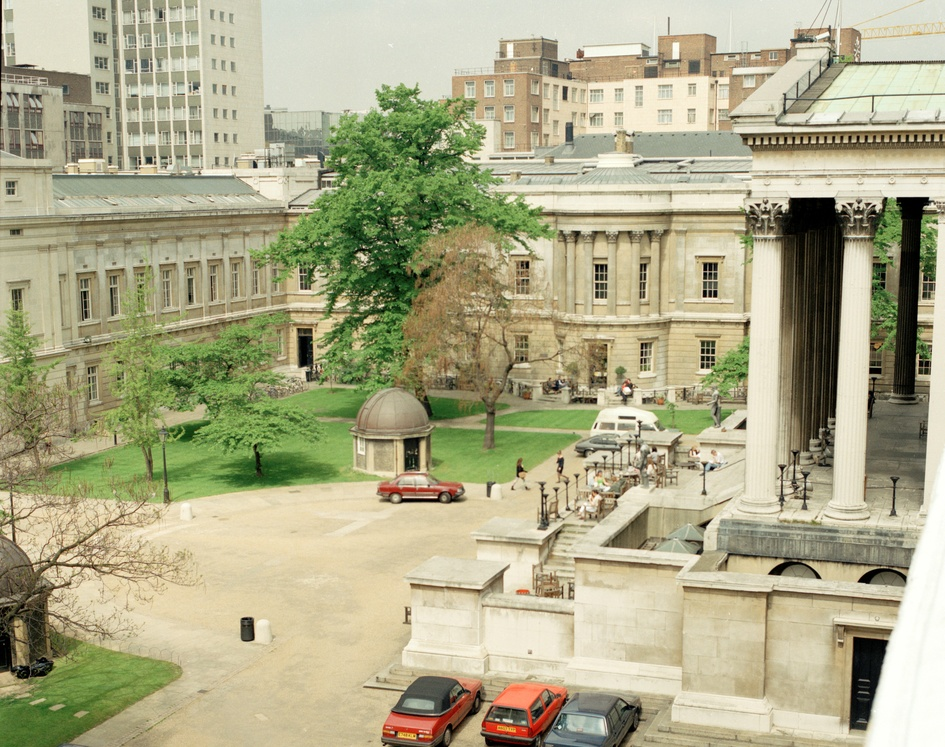
#> input picture COMP0241_CV/Lab1/dataset/UCLQuad_21May91.jpg, 945 x 747 px, shrunk from 4235 x 3347 before the run
$ python -i Task1.py   (imports and definitions only)
#> lines starting #> are read from the running program, lines starting #| are printed output that depends on the picture; after the words box and inside, x2 and y2 are one past the last pixel; in counts of white or black regions, pixels touching at a corner belong together
import cv2
import numpy as np
from matplotlib import pyplot as plt
import os

# Task1.a -- Algorithm 1: Region Extraction Based on Color Thresholding and Morphological Operations
def process_image(image_path):
    """
    Process an image to extract regions matching a specific HSV color range and visualize the results.

    Args:
        image_path (str): Path to the input image.
    Returns:
        None
    """
#> called with image_path = '../Lab1/dataset/UCLQuad_21May91.jpg'

    image = cv2.imread(image_path)
#> image is the input picture: shape (747, 945, 3); mean B, G, R 136.5, 169.9, 172.7

    if image is None:
        print(f"Error: Unable to load image at {image_path}")
        return

    hsv = cv2.cvtColor(image, cv2.COLOR_BGR2HSV)
#> hsv: shape (747, 945, 3); mean H, S, V 28.5, 68, 177.4

    lower_hsv = (80, 20, 50)
    upper_hsv = (130, 255, 255)


    mask = cv2.inRange(hsv, np.array(lower_hsv), np.array(upper_hsv))
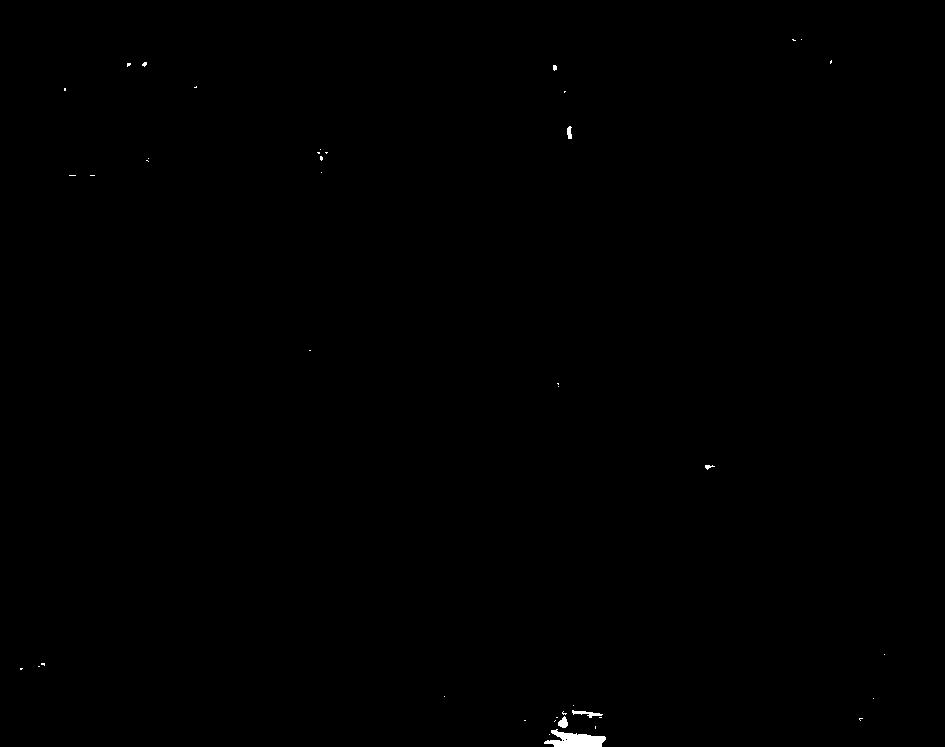
#> mask: shape (747, 945); 0.16% white; 41 white regions (35 under 20 px), largest, box (x1, y1, x2, y2) and area: (544, 729, 606, 747) 674, (572, 710, 603, 718) 101, (558, 716, 568, 728) 79, (567, 126, 572, 139) 51, (705, 465, 715, 470) 26, (553, 65, 557, 71) 20

    kernel = cv2.getStructuringElement(cv2.MORPH_ELLIPSE, (5, 5))
    mask = cv2.morphologyEx(mask, cv2.MORPH_CLOSE, kernel)
    mask = cv2.morphologyEx(mask, cv2.MORPH_OPEN, kernel)
#> mask: shape (747, 945); 0.11% white; 4 white regions (1 under 20 px), largest, box (x1, y1, x2, y2) and area: (550, 730, 606, 747) 668, (556, 717, 568, 728) 91, (587, 712, 595, 718) 34

    edges = cv2.Canny(mask, 50, 150)
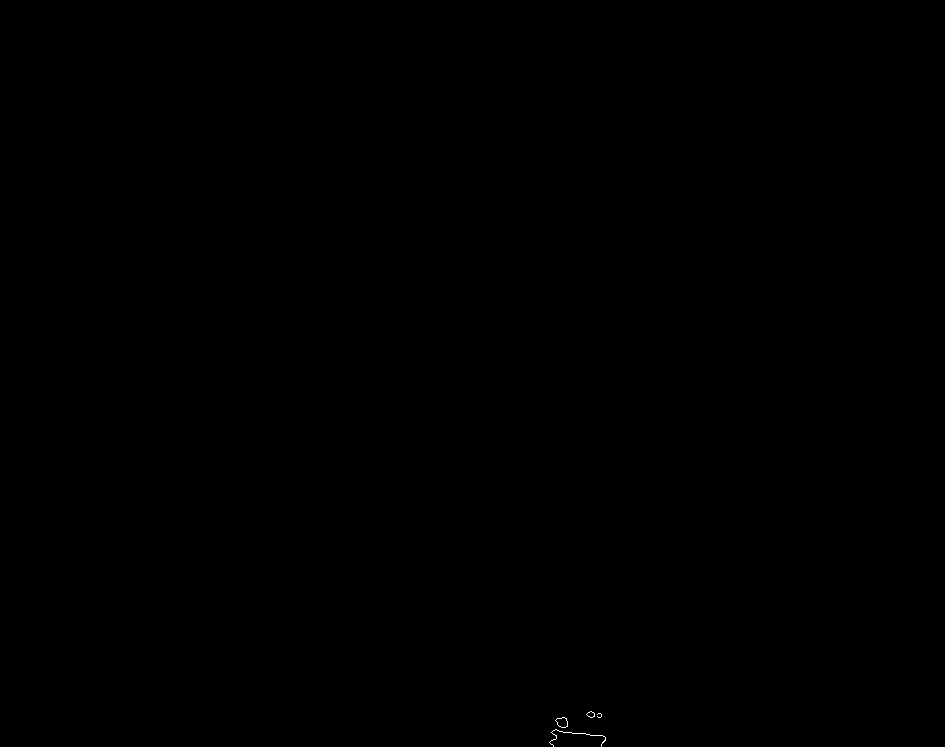
#> edges: shape (747, 945); 0.02% white in thin lines or dots, all inside (x1, y1, x2, y2) = (549, 711, 606, 747)

    contours, _ = cv2.findContours(edges.copy(), cv2.RETR_EXTERNAL, cv2.CHAIN_APPROX_SIMPLE)
#> contours = 4 contours, 2 with area under 20; largest, box (x1, y1, x2, y2) and area: (555, 717, 568, 728) 88, (586, 711, 595, 718) 32

    binary_mask = np.zeros_like(mask)

    if contours:
        contour = max(contours, key=cv2.contourArea)
#> contour = contour of 17 points, box (x1, y1, x2, y2) (555, 717, 568, 728), area 88

        if len(contour) >= 5:
            ellipse = cv2.fitEllipse(contour)
#> ellipse = ((561.9, 721.9), (9.82, 12.8), 116)
            cv2.ellipse(binary_mask, ellipse, 255, -1)
#> binary_mask: shape (747, 945); 0.02% white; 1 white region, box (x1, y1, x2, y2) and area: (556, 717, 569, 728) 117
        else:
            (x, y), radius = cv2.minEnclosingCircle(contour)
            center = (int(x), int(y))
            radius = int(radius)
            cv2.circle(binary_mask, center, radius, 255, -1)

    white_background = np.ones_like(image) * 255

    extracted_region = np.where(binary_mask[..., None] == 255, image, white_background)

    plt.figure(figsize=(15, 5))

    plt.subplot(1, 3, 1)
    plt.title("Original Image")
    plt.imshow(cv2.cvtColor(image, cv2.COLOR_BGR2RGB))
    plt.axis("off")

    plt.subplot(1, 3, 2)
    plt.title("Binary Mask")
    plt.imshow(binary_mask, cmap="gray")
    plt.axis("off")

    plt.subplot(1, 3, 3)
    plt.title("Extracted Region")
    plt.imshow(cv2.cvtColor(extracted_region, cv2.COLOR_BGR2RGB))
    plt.axis("off")

    plt.tight_layout()
    plt.show()
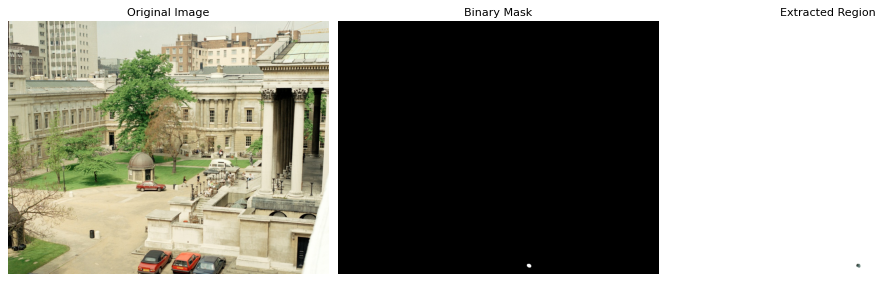
#> figure drawn by matplotlib, 3 panels

    overlay = image.copy()
    overlay[binary_mask == 255] = (255, 255, 165)
#> overlay: shape (747, 945, 3); 0.02% of pixels changed, all inside (x1, y1, x2, y2) = (556, 717, 569, 728)

    alpha = 0.5
    blended = cv2.addWeighted(image, 1 - alpha, overlay, alpha, 0)

    plt.figure(figsize=(10, 5))

    plt.subplot(1, 2, 1)
    plt.title("Original Image")
    plt.imshow(cv2.cvtColor(image, cv2.COLOR_BGR2RGB))
    plt.axis("off")

    plt.subplot(1, 2, 2)
    plt.title("Original + Mask")
    plt.imshow(cv2.cvtColor(blended, cv2.COLOR_BGR2RGB))
    plt.axis("off")

    plt.tight_layout()
    plt.show()
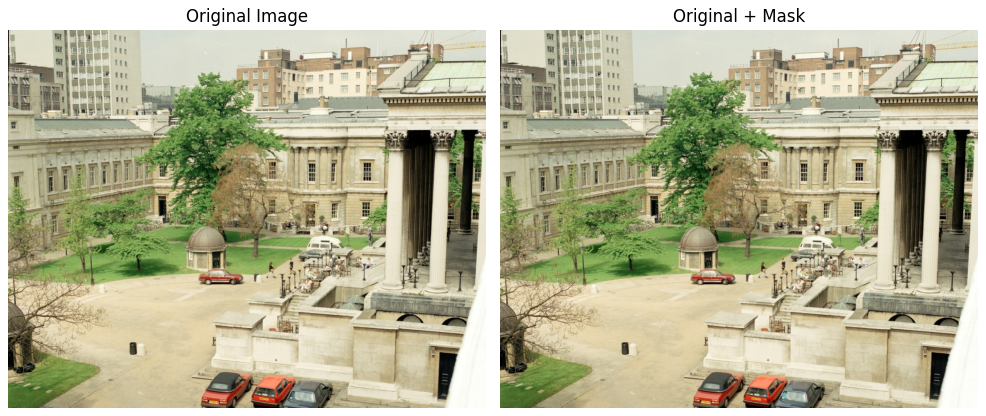
#> figure drawn by matplotlib, 2 panels

# Task1.a -- Algorithm 2: Circular Detection Using Hough Transform
# [212 lines left out: functions process_hough_circle, detect_largest_circle, calculate_roc_curve, calculate_roc_points, not called in this run]

>>> result = process_image('../Lab1/dataset/UCLQuad_21May91.jpg')

$ run again, on COMP0241_CV/Lab1/dataset/UCL_21May1991.jpg
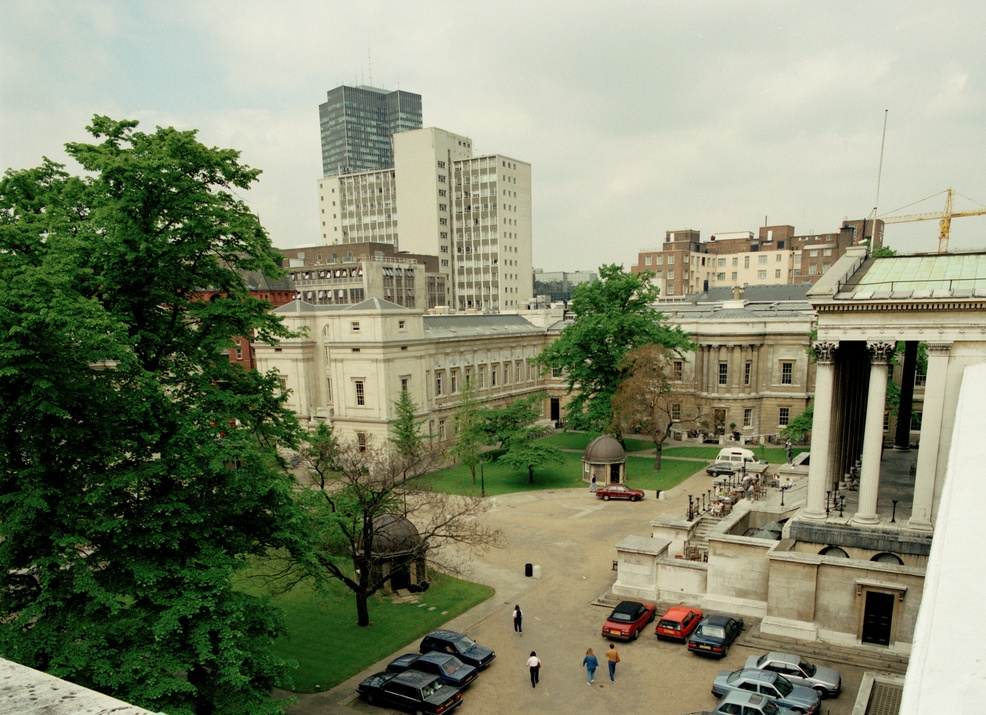
#> input picture COMP0241_CV/Lab1/dataset/UCL_21May1991.jpg, 986 x 715 px, shrunk from 4062 x 2947 before the run
#> in process_image, image is the input picture: shape (715, 986, 3); mean B, G, R 110.7, 137, 131.7
#> hsv: shape (715, 986, 3); mean H, S, V 38.6, 89.5, 140.4
#> in process_image, `mask = cv2.inRange(hsv, np.array(lower_hsv), np.array(upper_hsv))`:
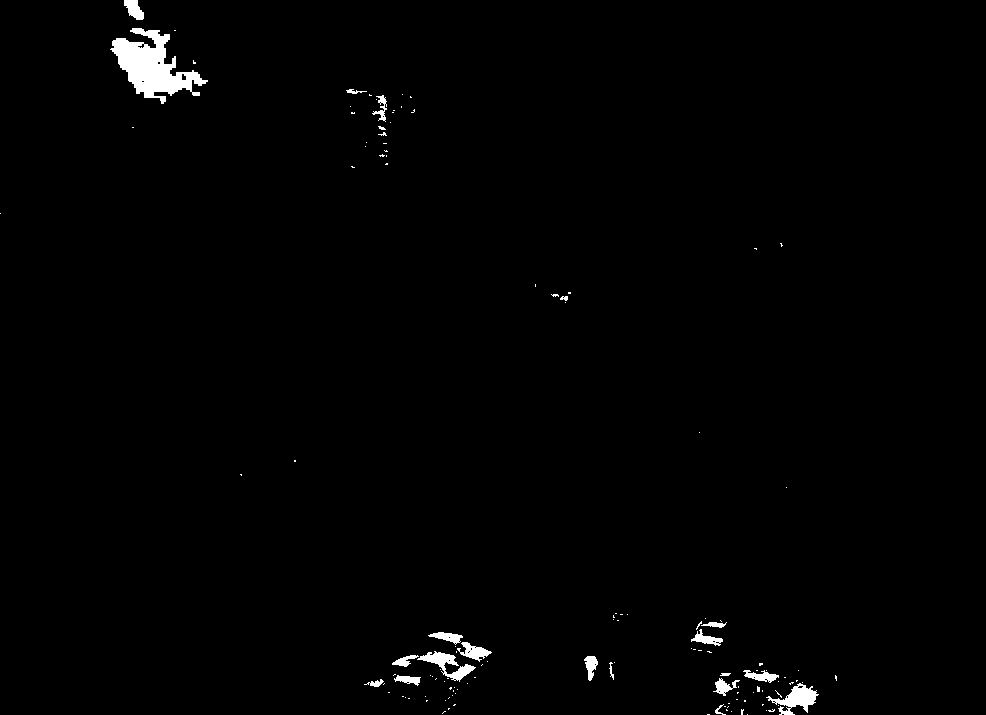
#> mask: shape (715, 986); 1.1% white; 130 white regions (110 under 20 px), largest, box (x1, y1, x2, y2) and area: (110, 28, 208, 104) 3255, (766, 683, 819, 715) 708, (417, 651, 476, 682) 605
#> edges: shape (715, 986); 0.19% white in thin lines or dots, all inside (x1, y1, x2, y2) = (111, 0, 817, 715)
#> contours = 18 contours, 4 with area under 20; largest, box (x1, y1, x2, y2) and area: (111, 27, 206, 103) 3352, (394, 651, 455, 673) 513, (456, 641, 490, 661) 360, (693, 622, 723, 646) 270, (744, 669, 778, 683) 266
#> contour = contour of 175 points, box (x1, y1, x2, y2) (111, 27, 206, 103), area 3352
#> ellipse = ((153.7, 64.64), (59.22, 88.79), 117.4)
#> binary_mask: shape (715, 986); 0.6% white; 1 white region, box (x1, y1, x2, y2) and area: (112, 31, 196, 99) 4234
#> overlay: shape (715, 986, 3); 0.6% of pixels changed, all inside (x1, y1, x2, y2) = (112, 31, 196, 99)
#> in process_image, `plt.show()`:
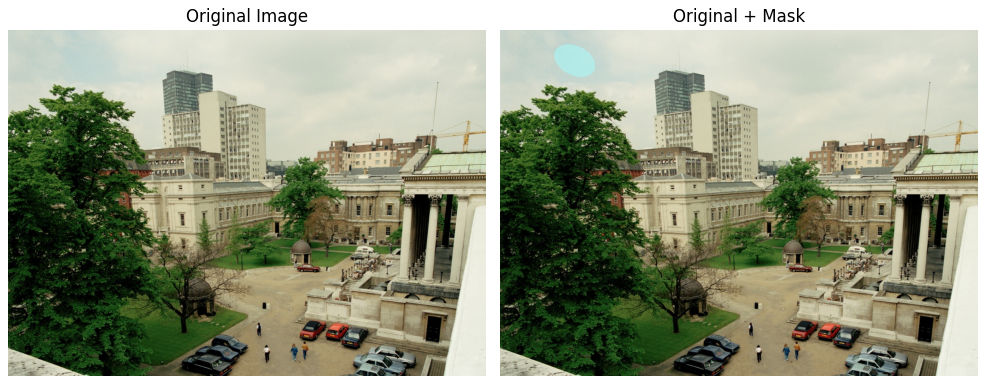
#> figure drawn by matplotlib, 2 panels

$ run again, on COMP0241_CV/Lab1/dataset/UCL_21May91.jpg
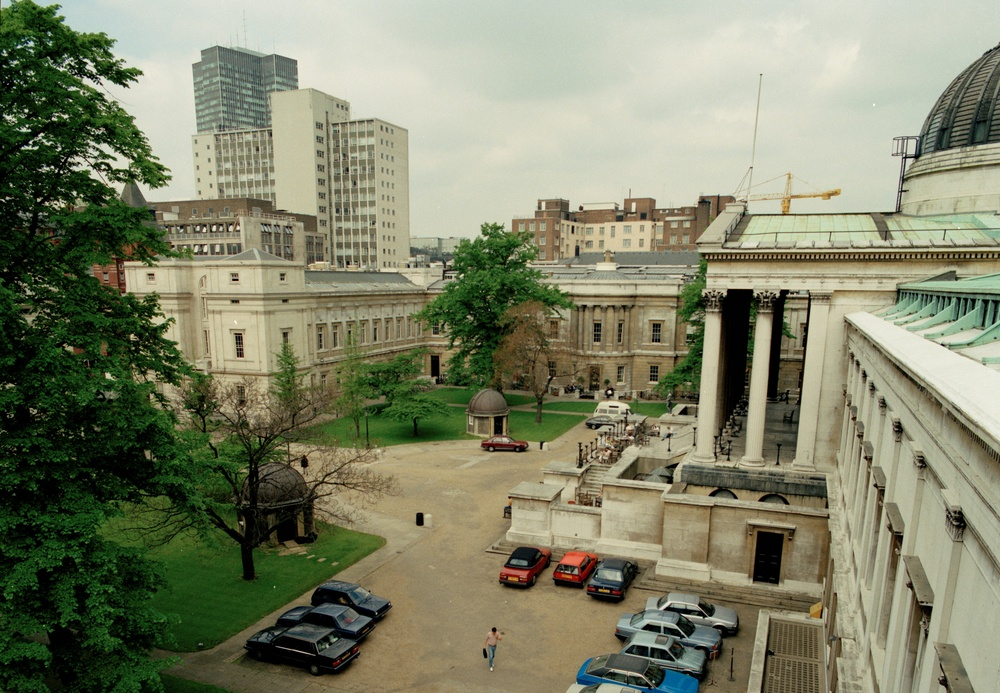
#> input picture COMP0241_CV/Lab1/dataset/UCL_21May91.jpg, 1000 x 693 px, shrunk from 4302 x 2980 before the run
#> in process_image, image is the input picture: shape (693, 1000, 3); mean B, G, R 105.2, 131.2, 127.8
#> hsv: shape (693, 1000, 3); mean H, S, V 36.7, 87.3, 135.2
#> in process_image, `mask = cv2.inRange(hsv, np.array(lower_hsv), np.array(upper_hsv))`:
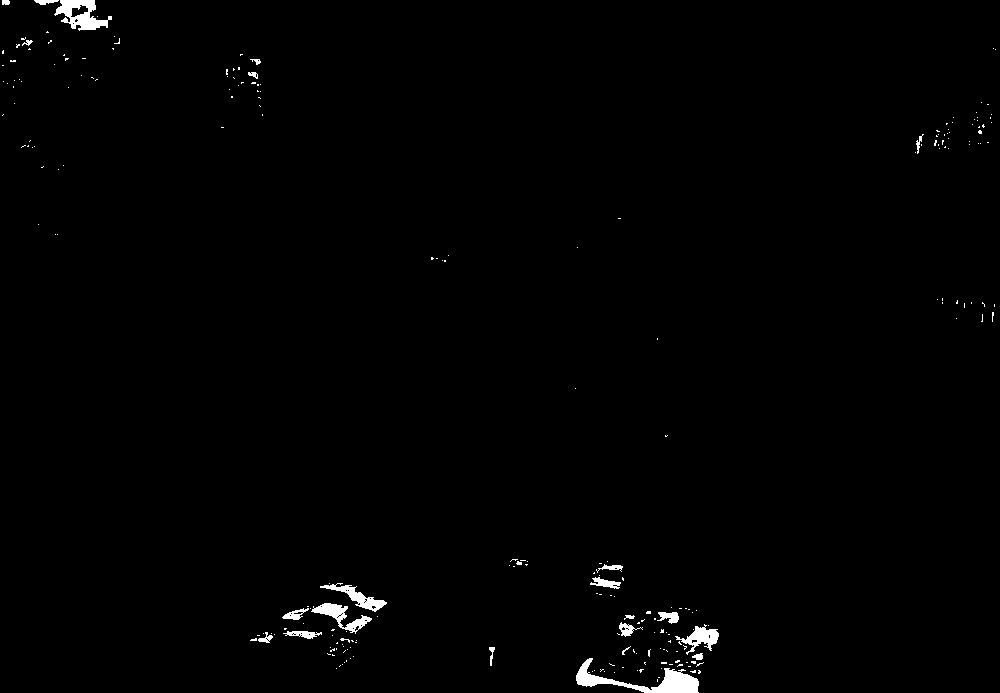
#> mask: shape (693, 1000); 0.9% white; 242 white regions (219 under 20 px), largest, box (x1, y1, x2, y2) and area: (576, 658, 699, 693) 1430, (54, 0, 112, 31) 892, (311, 603, 372, 634) 613
#> edges: shape (693, 1000); 0.19% white in thin lines or dots
#> contours = 24 contours, 6 with area under 20; largest, box (x1, y1, x2, y2) and area: (677, 625, 719, 653) 638, (324, 582, 386, 612) 598, (575, 658, 621, 687) 492, (308, 602, 347, 621) 395, (342, 615, 371, 633) 241
#> contour = contour of 57 points, box (x1, y1, x2, y2) (677, 625, 719, 653), area 638
#> ellipse = ((699.1, 638), (21.75, 41.4), 72.83)
#> binary_mask: shape (693, 1000); 0.11% white; 1 white region, box (x1, y1, x2, y2) and area: (679, 626, 720, 651) 758
#> overlay: shape (693, 1000, 3); 0.11% of pixels changed, all inside (x1, y1, x2, y2) = (679, 626, 720, 651)
#> in process_image, `plt.show()`:
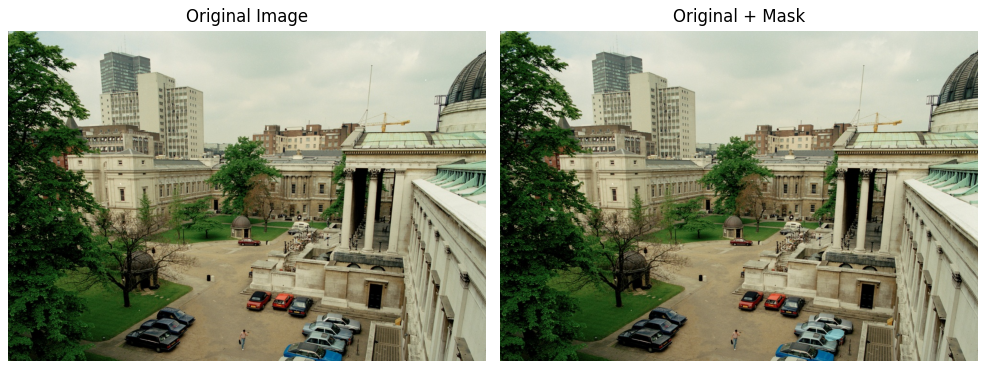
#> figure drawn by matplotlib, 2 panels
